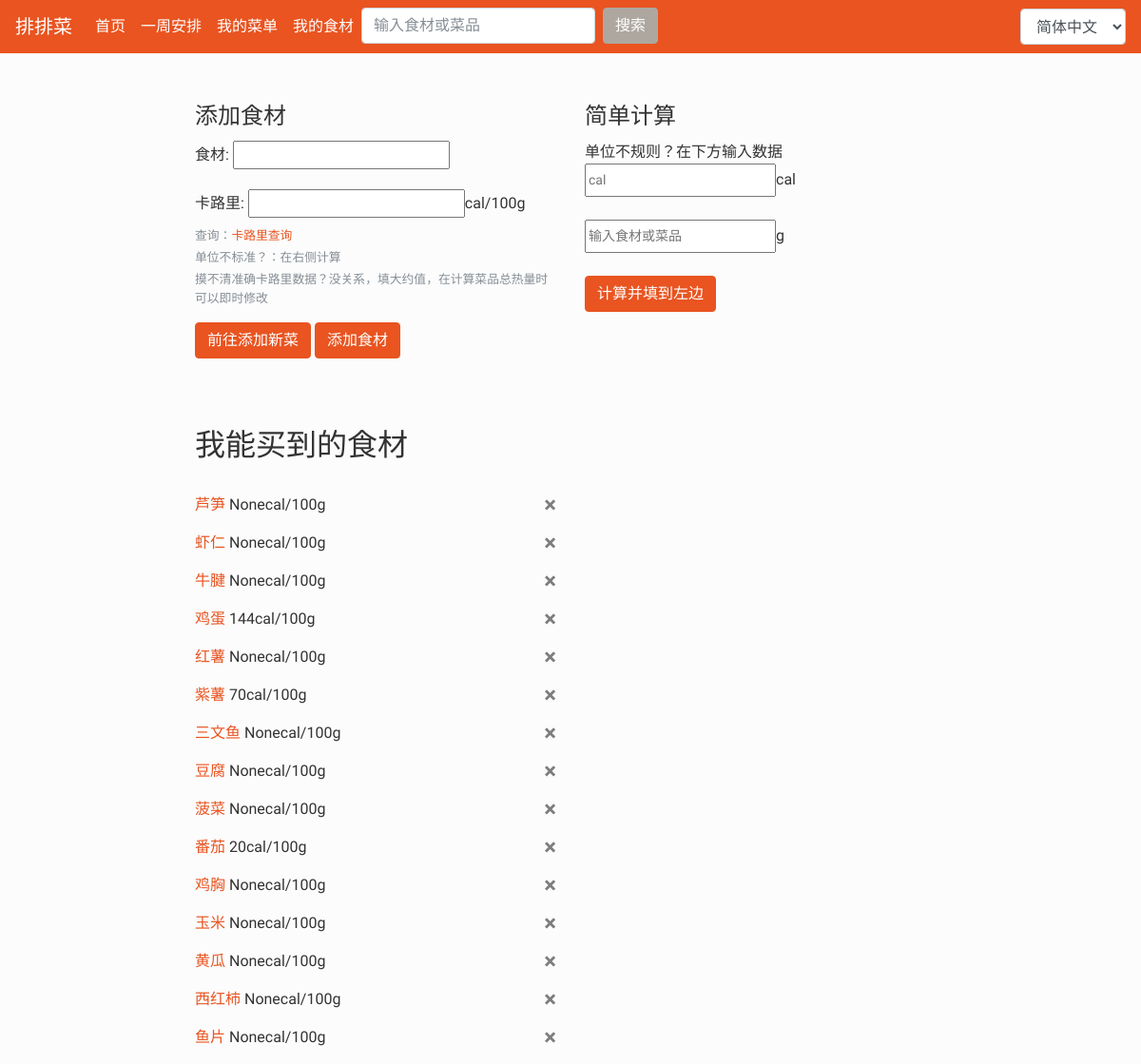
Screenshot of /ingredient/ (signed in) with the database file from the repository.
### AutoGener/models.py (models this page shows, shortened)
class CanGet(models.Model):
    userid = models.IntegerField()
    name = models.CharField(max_length=10)
    cal = models.PositiveIntegerField(blank=True, null=True)

### AutoGener/views.py (the view, shortened to what this page needs)
# urls.py: path('ingredient/', views.get_ingredient, name='ingredient')
@login_required
def get_ingredient(request):
    form = IngredientForm(auto_id="ingre_%s")
    ingredientlist = CanGet.objects.filter(userid=request.user.id)
    duplicate = ''
    context = {'ingredientlist': ingredientlist, 'form': form, 'duplicate': duplicate}
    return render(request, 'AutoGener/ingredientform.html', context)

### AutoGener/forms.py
class IngredientForm(forms.ModelForm):
    name = forms.CharField(max_length=10)
    cal = forms.NumberInput()
    class Meta:
        model = CanGet
        fields = ['name', 'cal']
        labels = {
            'name': '食材'
        }

### templates/AutoGener/ingredientform.html (shortened to what this page needs)
{% extends 'base.html' %}
{% load i18n %}
{% block main %}
<div class = "dishBlock">
  <form action="/ingredient/" method="post">
    <fieldset>
      <legend>{% trans "添加食材" %}</legend>
      <div class="form-group">
        <label for="exampleInputPassword1">{% trans "食材" %}:</label>
        {{ form.name }}
      </div>
      <div class="form-group">
        <label for="exampleInputPassword1">{% trans "卡路里" %}:</label>
        {{ form.cal }}cal/100g
        <small id="fileHelp" class="form-text text-muted">
          {% trans "查询" %}：<a href="http://www.boohee.com/food/" target="_blank">{% trans "卡路里查询" %}</a>
        </small>
        <small id="fileHelp" class="form-text text-muted">{% trans "单位不标准？：在右侧计算" %}</small>
        <small id="fileHelp" class="form-text text-muted">
          {% trans "摸不清准确卡路里数据？没关系，填大约值，在计算菜品总热量时可以即时修改" %}
        </small>
      </div>
      <a class="btn btn-primary" target="_blank" href="{% url 'AutoGener:dish' %}" >{% trans "前往添加新菜" %}</a>
      <button type="submit" class="btn btn-primary">{% trans "添加食材" %}</button>
    </fieldset>
  </form>
</div>
<br>
<br>
<br>
<div>
  <div>
  <h2>{% trans "我能买到的食材" %}</h2>
  <br>
  {% for ingre in ingredientlist %}
        <p> <a href="{% url 'AutoGener:dish_detail' ingre.name %}">{{ ingre.name }}</a> {{ ingre.cal }}cal/100g
          <a class="close" href="{% url 'AutoGener:ingre_delete' ingre.name %}" >&times;</a>
        </p>
  {% empty %}
    <div><p>{% trans "还没有食材哦" %}！</p></div>
  {% endfor %}
    </div>
</div>
{% endblock %}
{% block side %}
  <div>
  <legend>{% trans "简单计算" %}</legend>
    <p>{% trans "单位不规则？在下方输入数据" %}
    <br>
    <input id="calo" class="col-form-label col-form-label-sm" placeholder="cal" />cal
    <br>
    <br>
    <input id="weight" class="col-form-label col-form-label-sm" placeholder="{% trans '输入食材或菜品' %}" />g
    <br>
    <br>
    <button class="btn btn-primary" id="calculate" >{% trans "计算并填到左边" %}</button>
  </div>
{% endblock %}

### rows the page displays
CanGet: name "芦笋", cal "None"
CanGet: name "虾仁", cal "None"
CanGet: name "牛腱", cal "None"
CanGet: name "鸡蛋", cal "144"
CanGet: name "红薯", cal "None"
CanGet: name "紫薯", cal "70"
CanGet: name "三文鱼", cal "None"
CanGet: name "豆腐", cal "None"
CanGet: name "菠菜", cal "None"
CanGet: name "番茄", cal "20"
CanGet: name "鸡胸", cal "None"
CanGet: name "玉米", cal "None"
CanGet: name "黄瓜", cal "None"
CanGet: name "西红柿", cal "None"
CanGet: name "鱼片", cal "None"

### other values shown
form field language "简体中文"
